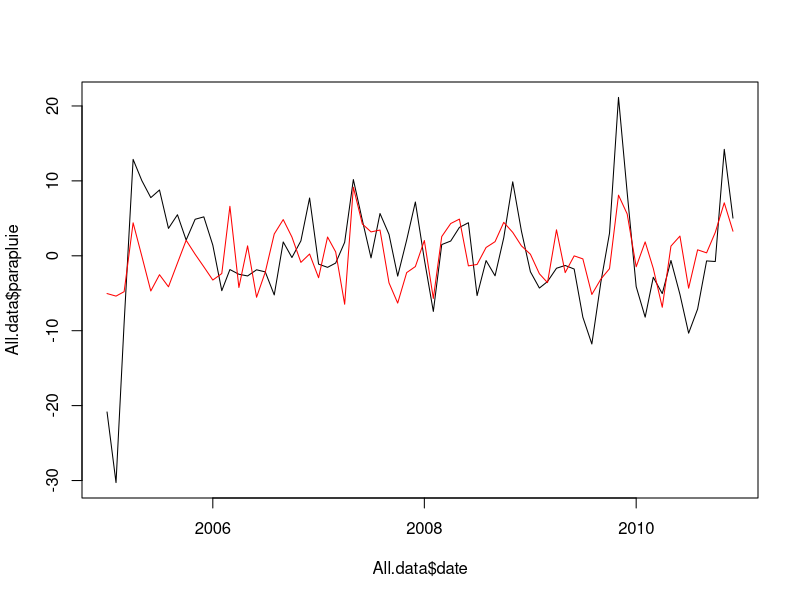

Generate this figure with R: (Note: this script raises an error after producing the figure.)
#
# Linear regressions
#

setwd("~/Dropbox/Teaching/Data4courses/parapluie")

# Load data:
Google         <- read.csv("google_trend_parapluie.csv")
Precipitations <- read.csv("xls_Climatologie1104.csv")

Google$Semaine <- substr(Google$Semaine,1,10)
Google$Semaine <- as.Date(Google$Semaine,"%Y-%m-%d")
Google$mois    <- as.integer(format(Google$Semaine,"%m"))
Google$annee   <- as.integer(format(Google$Semaine,"%Y"))

Precipitations$Mois   <- as.Date(Precipitations$Mois,"%d/%m/%y")
Precipitations$precip <- apply(Precipitations[,2:7],1,mean)

All.data <- data.frame(date = Precipitations$Mois,precip=Precipitations$precip)
N <- dim(All.data)[1]

# Add variable "parapluie" (Google) in All.data
All.data$parapluie <- NaN
count <- 0
for(a in 2005:2010){
  for(m in 1:12){
    count <- count + 1
    data.aux <- subset(Google,(annee==a)&(mois==m))
    All.data$parapluie[count] <- mean(as.integer(data.aux$parapluie))
  }
}

# Remove trend from Google data:
trend <- 1:N
eq.trend <- lm(All.data$parapluie~trend)
detrend.parapluie <- eq.trend$residuals
All.data$parapluie <- detrend.parapluie

eq <- lm(All.data$parapluie~All.data$precip)
summary((eq))

plot(All.data$date,All.data$parapluie,type='l')
lines(All.data$date,eq$fitted.values,col='red')

# Construct monthly dummies:
monthly.dummy <- matrix(0,N,11)
for(i in 1:11){
  aux <- rep(0,12)
  aux[i] <- 1
  aux <- rep(aux,10)
  aux <- aux[1:N]
  monthly.dummy[,i] <- aux
}

All.data <- cbind(All.data,monthly.dummy)

write.csv(All.data,file="../data4parapluie.csv",row.names=FALSE)

stop()


# Deseasonalize series:
eq.deseas <- lm(All.data$parapluie~monthly.dummy)
All.data$deseas.parapluie <- eq.deseas$residuals

eq.deseas <- lm(All.data$precip~monthly.dummy)
All.data$deseas.precip <- eq.deseas$residuals


# Illustrate the Frisch Waugh theorem ######
# ================


# Regress parapluie on precip:
eq <- lm(parapluie~precip,data=All.data)
print(summary(eq))

# Regress parapluie on precip (deseasonalized):
eq <- lm(deseas.parapluie~deseas.precip,data=All.data)
print(summary(eq))

# Regress parapluie on precip + dummies:
eq <- lm(parapluie~precip+monthly.dummy,data=All.data)
print(summary(eq))

plot(All.data$nb.deces,type="l")
par(new=TRUE)
plot(All.data$precip,type="l",col="red")



